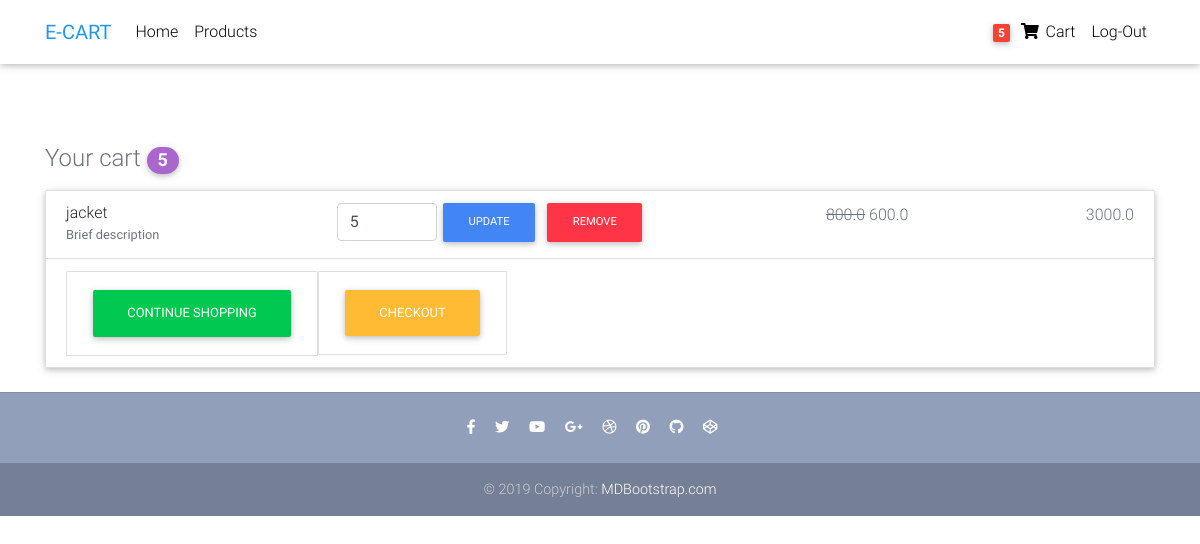
Before: /cart (signed in) with the older database file.
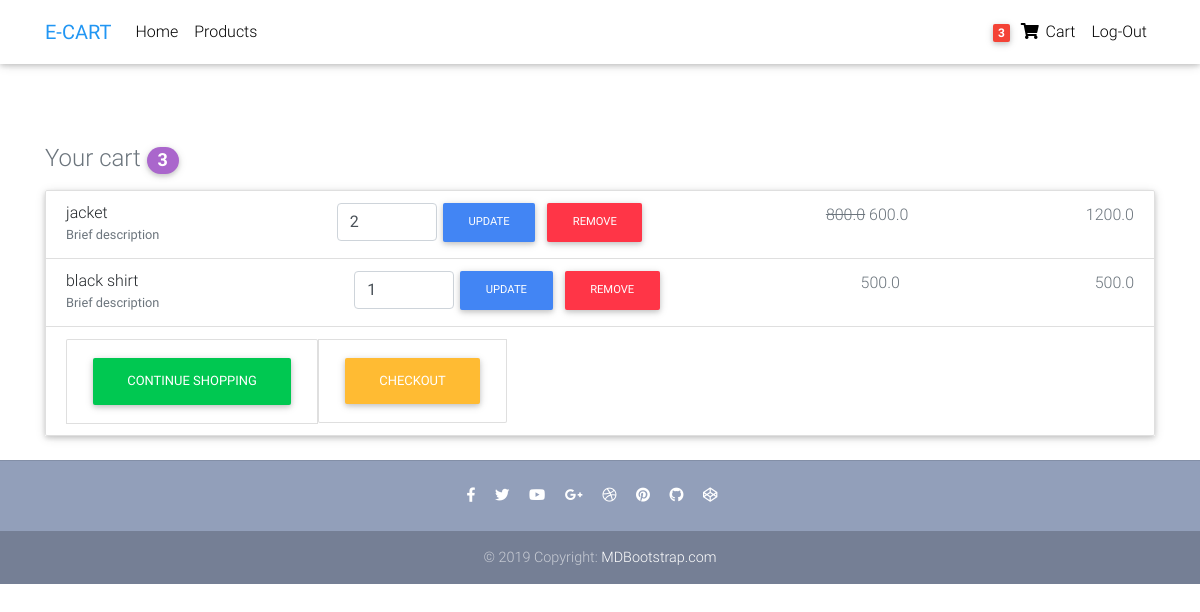
After: the same page with the newer database file.
### core/models.py (models this page shows, shortened)
class cartitems(models.Model):
    item = models.ForeignKey(items, on_delete=models.CASCADE)
    user  = models.ForeignKey(settings.AUTH_USER_MODEL,on_delete=models.CASCADE)
    quantity = models.IntegerField(default=1)
    cost = models.FloatField(blank=True,null=True)

class items(models.Model):
    title = models.CharField(max_length=300)
    price = models.FloatField()
    dis_price = models.FloatField(blank=True,null=True)
    category = models.CharField(choices=CATEGORY_CHOICES,max_length=2)
    description =models.CharField(blank=True,default=True,max_length=1000)

### core/views.py (the view, shortened to what this page needs)
# urls.py: path('cart',cart,name='cart'),
def cart(request):
    if request.method == 'GET':
        cart_items = cartitems.objects.filter(user=request.user)
        cost  = total_cost(request)
        return render(request,'cart.html',{'total':cart_quantity(request),'cart':cart_items,'cost':cost,})

### core/views.py (called while the page is built)
def cart_quantity(request):
    total_quantity = 0
    cart_items = cartitems.objects.filter(user=request.user)
    if cart_items.exists():
        for item in cart_items:
            total_quantity = total_quantity + item.quantity
    return total_quantity

def total_cost(request,promo=False):
    cart_items = cartitems.objects.filter(user=request.user)
    cost = 0
    for item in cart_items:
        if item.item.dis_price:
            cost = cost + item.item.dis_price*item.quantity
        else:
            cost = cost + item.item.price*item.quantity
    if promo:
        cost = cost - float(promo.discount)
    return cost

### core/templates/cart.html (shortened to what this page needs)
{% extends 'base.html' %}
{% block content %}
    <main class="mt-5 pt-4">
        <div class="container wow fadeIn">
            <div >
                <h4 class="d-flex justify-content-between align-items-center mb-3">
                    <span class="text-muted">Your cart  <span class="badge badge-secondary badge-pill">{{total}}</span></span>
                </h4>
                    <ul class="list-group mb-3 z-depth-1">
                    {%for item in cart%}
                        <li class="list-group-item d-flex justify-content-between lh-condensed">
                            <div>
                                <h6 class="my-0">{{item.item.title}}</h6>
                                <small class="text-muted">Brief description</small>
                            </div>
                            <div>
                                <form class="d-flex justify-content-left" method="POST">
                                    <input type="number"  min="1" id="quantity" value={{item.quantity}} aria-label="Search" class="form-control" style="width: 100px" name="quantity">
                                    <button class="btn btn-primary btn-md my-0 p" type="submit" name="update" value="1">Update</button>
                                    <button class="btn btn-danger btn-md my-0 p" type="submit" name="remove" value="1">Remove</button>
                                </form>
                            </div>
                            {%if item.item.dis_price%}
                                <span class="text-muted"><del>{{item.item.price}}</del> {{item.item.dis_price}}</span>
                            {%else%}
                                <span class="text-muted">{{item.item.price}}</span>
                            {%endif%}
                            <div>
                                <span class="text-muted ">{{item.cost}}</span>
                            </div>
                        </li>
                    {%endfor%}
                            <li class="list-group-item d-flex justify-content lh-condensed">
                                <div class="list-group-item d-flex justify-content lh-condensed">
                                    <a class="btn btn-success" href="{% url 'products' %}" role="button">Continue Shopping</a>
                                </div>
                                <div class="list-group-item d-flex justify-content lh-condensed">
                                    <a class="btn btn-warning" href="{% url 'checkout' %}" role="button">Checkout</a>
                                </div>
                            </li>
                    </ul>
            </div>
        </div>
    </main>
{% endblock content %}

### templates/base.html (shortened to what this page needs)
{%load static%}
<!DOCTYPE html>
<html lang="en">
<head>
  <link rel="stylesheet" href="https://use.fontawesome.com/releases/v5.8.1/css/all.css">
  <link href="{% static 'css/bootstrap.min.css' %}" rel="stylesheet">
  <link href="{% static 'css/mdb.min.css' %}" rel="stylesheet">
  <link href="{% static 'css/style.min.css' %}" rel="stylesheet">
</head>
<body>
  <nav class="navbar fixed-top navbar-expand-lg navbar-light white scrolling-navbar">
    <div class="container">
      <a class="navbar-brand waves-effect" href="https://mdbootstrap.com/docs/jquery/" target="_blank">
        <strong class="blue-text">E-CART</strong>
      </a>
      <div class="collapse navbar-collapse" id="navbarSupportedContent">
        <ul class="navbar-nav mr-auto">
          <li class="nav-item ">
            <a class="nav-link waves-effect" href="{% url 'home' %}">Home
            </a>
          </li>
          <li class="nav-item ">
            <a class="nav-link waves-effect" href="{% url 'products' %}"
              target="_blank">Products</a>
          </li>
        </ul>
        {%if request.user.is_authenticated%}
          <ul class="navbar-nav nav-flex-icons">
            <li class="nav-item">
              <a class="nav-link waves-effect" href="{% url 'cart' %}">
                {% if total %}
                  <span class="badge red z-depth-1 mr-1">{{total}} </span>
                {% endif %}
                <i class="fas fa-shopping-cart"></i>
                <span class="clearfix d-none d-sm-inline-block"> Cart </span>
              </a>
            </li>
          </ul>
          <ul class="navbar-nav nav-flex-icons">
            <li class="nav-item">
              <a class="nav-link waves-effect" href={% url 'logout' %}>
                <span class="clearfix d-none d-sm-inline-block"> Log-Out </span>
              </a>
            </li>
          </ul>
        {%endif%}
      </div>
    </div>
  </nav>
  <br>
  <br>
  <br>
    {% block content %}
    {% endblock content %}
  <footer class="page-footer text-center font-small mt-4 wow fadeIn">
    <hr class="my-4">
    <div class="pb-4">
      <a href="https://www.facebook.com/mdbootstrap" target="_blank">
        <i class="fab fa-facebook-f mr-3"></i>
      </a>
      <a href="https://twitter.com/MDBootstrap" target="_blank">
        <i class="fab fa-twitter mr-3"></i>
      </a>
      <a href="https://www.youtube.com/watch?v=7MUISDJ5ZZ4" target="_blank">
        <i class="fab fa-youtube mr-3"></i>
      </a>
      <a href="https://plus.google.com/u/0/b/107863090883699620484" target="_blank">
        <i class="fab fa-google-plus-g mr-3"></i>
      </a>
      <a href="https://dribbble.com/mdbootstrap" target="_blank">
        <i class="fab fa-dribbble mr-3"></i>
      </a>
      <a href="https://pinterest.com/mdbootstrap" target="_blank">
        <i class="fab fa-pinterest mr-3"></i>
      </a>
      <a href="https://github.com/mdbootstrap/bootstrap-material-design" target="_blank">
        <i class="fab fa-github mr-3"></i>
      </a>
      <a href="http://codepen.io/mdbootstrap/" target="_blank">
        <i class="fab fa-codepen mr-3"></i>
      </a>
    </div>
    <div class="footer-copyright py-3">
      © 2019 Copyright:
      <a href="https://mdbootstrap.com/education/bootstrap/" target="_blank"> MDBootstrap.com </a>
    </div>
  </footer>
</body>
</html>

### templates/base.html (style rules this page uses)
html, body, header, .carousel { height: 60vh; }

Changed rows visible on the page:
changed cartitems "jacket": quantity "5" → "2"; cost "3000.0" → "1200.0"
added cartitems: item "black shirt", quantity "1", item.price "500.0", cost "500.0"
Other visible differences:
{{ total }}: "5" → "3"
